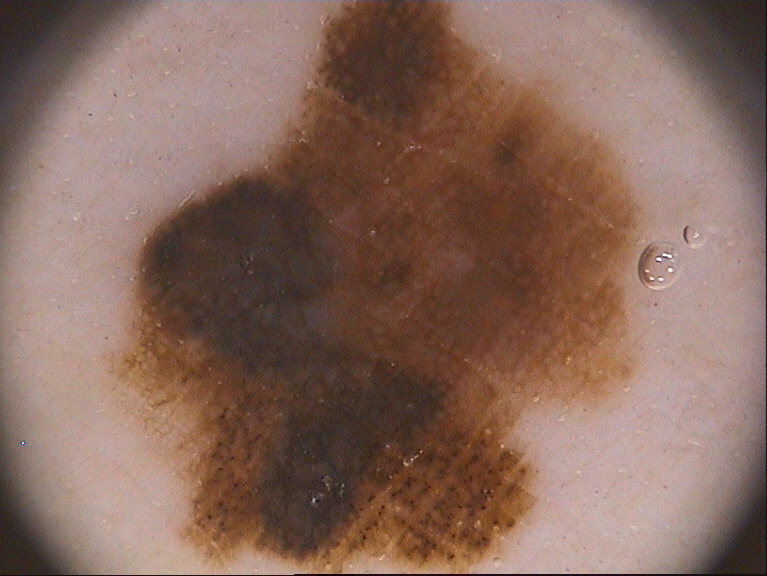
#> input picture Images/Dataset/val/Melanoma/IMD063.bmp, 767 x 576 px, found by its file name; its folder holds only this picture in this run
$ python LaBDataAumentation.py
#> lines starting #> are read from the running program, lines starting #| are printed output that depends on the picture
import numpy as np
import matplotlib.pyplot as plt
from sklearn.cluster import KMeans
from PIL import Image, ImageEnhance
import os, random, cv2
import matplotlib.pyplot as plt


#imagen = Image.open('./Data/train/images/IMD002.png')

# Ajustar el contraste (cambiar el factor según sea necesario)
factor_contraste = 1.5
#Contraste con PILL
def contrasteImg(img, contrasteFact):
    ajustador_contraste = ImageEnhance.Contrast(img)
    imagen_contrastada = ajustador_contraste.enhance(contrasteFact)
    return imagen_contrastada

def ruido(imagenMain, porcentaje):

    numPixeles=imagenMain.size[0]*imagenMain.size[1]
    img_res = imagenMain
    pixels=(numPixeles*porcentaje)//800
    if imagenMain.mode=='RGB':
        dato_minimo=(0, 0, 0)
        dato_maximo=(255, 255, 255)

    elif imagenMain.mode=='L':
        dato_minimo=0
        dato_maximo=255

    #pixeles blancos
    for x in range(pixels):

        coordenada_x=random.randrange(2, img_res.width-2)
        coordenada_y=random.randrange(2, img_res.height-2)

        img_res.putpixel((coordenada_x, coordenada_y), dato_maximo)
        img_res.putpixel((coordenada_x+1, coordenada_y), dato_maximo)
        img_res.putpixel((coordenada_x, coordenada_y+1), dato_maximo)
        img_res.putpixel((coordenada_x+1, coordenada_y+1), dato_maximo)

    #pixeles negros
    for x in range(pixels):

        coordenada_x=random.randrange(2, img_res.width-2)
        coordenada_y=random.randrange(2, img_res.height-2)

        img_res.putpixel((coordenada_x, coordenada_y), dato_minimo)
        img_res.putpixel((coordenada_x+1, coordenada_y), dato_minimo)
        img_res.putpixel((coordenada_x, coordenada_y+1), dato_minimo)
        img_res.putpixel((coordenada_x+1, coordenada_y+1), dato_minimo)
    return img_res

def dataAumentation(imagen,path,file):
    global contImag, carpeta

    aux = imagen.copy()
    plusAumentation = 1.0
    for i in range(4):
        contImag+=1
        plusAumentation+=0.5
        img2 = contrasteImg(imagen,plusAumentation)
        img2.save(path+carpeta+file[:len(file)-4]+"_"+str(contImag)+file[6:])
    for i in range(4):
        contImag+=1
        img2=ruido(imagen,i+1)
        img2.save(path+carpeta+file[:len(file)-4]+"_"+str(contImag)+file[6:])

    cv_image = np.array(aux)
    cv_image = cv_image[:,:,::-1].copy()
    #cv2.imshow("Blur",cv_image)
    for i in range(8):
        cv_image=cv2.blur(cv_image,(3,3))
        if i%2==1:
            contImag+=1
            #cv2.imshow(f"Iteracion: {i+1}",cv_image)
            cv2.imwrite(path+carpeta+file[:len(file)-4]+"_"+str(contImag)+file[6:],cv_image)

images=[]
pathIn = "C:/Users/Brandon Bravo/Desktop/RedNeuronalMelanoma/YoloClass/DataV2/Classify/val/Melanoma/"
pathOut = "C:/Users/Brandon Bravo/Desktop/RedNeuronalMelanoma/DataAumentation/val/Melanoma/"
pathAux = "C:/Users/Brandon Bravo/Desktop/RedNeuronalMelanoma/DataAumentation/val/"
carpeta="Melanoma/"
tam=len(os.listdir(pathIn))
contImage = 0
for img in os.listdir(pathIn): #Ruta del proyecto: ./Images/Dataset/train/Melanoma/
    contImage+=1
    print(str(int(contImage*(100/tam)))+"%")
    if img.endswith('.bmp'):

        contImag=0
        imagen = Image.open(pathIn+img)
#> imagen is the input picture: PIL image 767x576 RGB; mean R, G, B 134.7, 104.2, 91.7
        cv_file = cv2.imread(pathIn+img)
        inv1 = cv2.flip(cv_file,0)
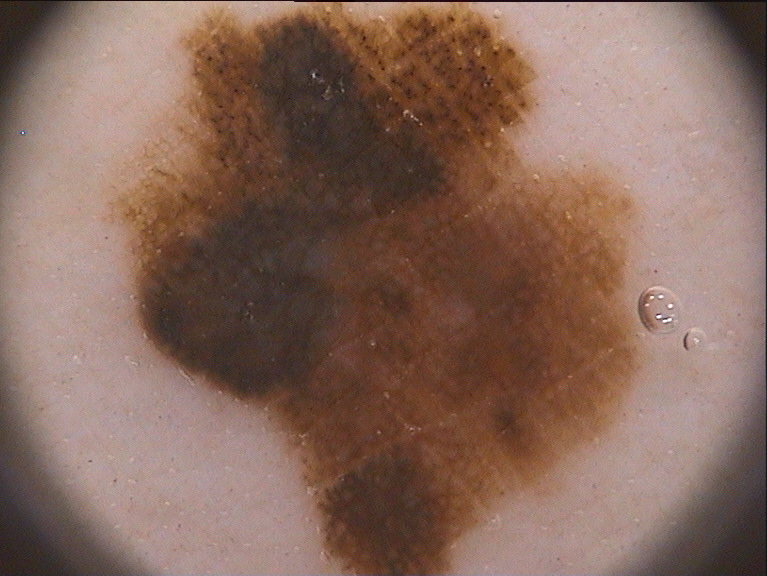
#> inv1: shape (576, 767, 3); mean B, G, R 91.7, 104.2, 134.7
        inv1 = cv2.cvtColor(inv1,cv2.COLOR_BGR2RGB)
        inv2 = cv2.flip(cv_file,1)
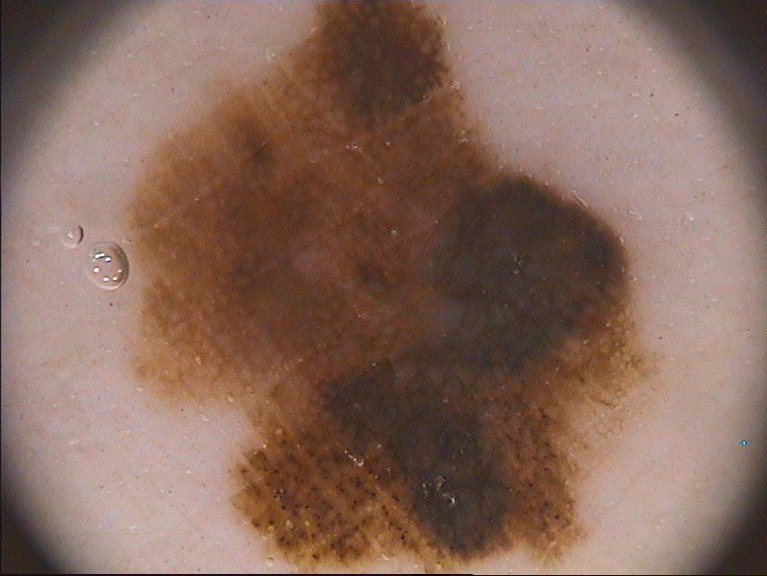
#> inv2: shape (576, 767, 3); mean B, G, R 91.7, 104.2, 134.7
        inv2 = cv2.cvtColor(inv2,cv2.COLOR_BGR2RGB)
        inv3 = cv2.flip(cv_file,-1)
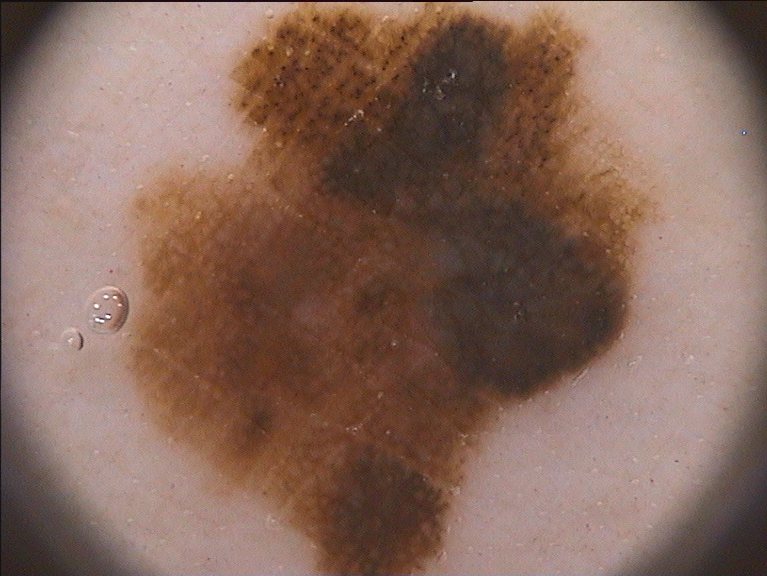
#> inv3: shape (576, 767, 3); mean B, G, R 91.7, 104.2, 134.7
        inv3 = cv2.cvtColor(inv3,cv2.COLOR_BGR2RGB)
        inv1 = Image.fromarray(inv1)
        inv2 = Image.fromarray(inv2)
        inv3 = Image.fromarray(inv3)
        images.append(imagen)
        images.append(imagen.transpose(Image.ROTATE_270))
        images.append(imagen.transpose(Image.ROTATE_90))
        images.append(inv1)
        images.append(inv2)
        images.append(inv3)
        #imagen.save("C:/Users/brandon.bravo-ext/OneDrive - Eutelsat SA/Desktop/ESCOM/NewAumentation/"+img) #Ruta de guardado en el proyecto: ./Images/Dataset/train/MelanomaAumentation/

        for i in images:
            i.save(pathOut+img[:len(img)-4]+"_"+str(contImag)+img[6:])
            dataAumentation(i,pathAux,img)
            contImag+=1
#> this loop made 6 passes
#> contImag on passes 1 to 6: 13, 26, 39, 52, 65, 78
#> pass 1, in contrasteImg, `imagen_contrastada = ajustador_contraste.enhance(contrasteFact)`:
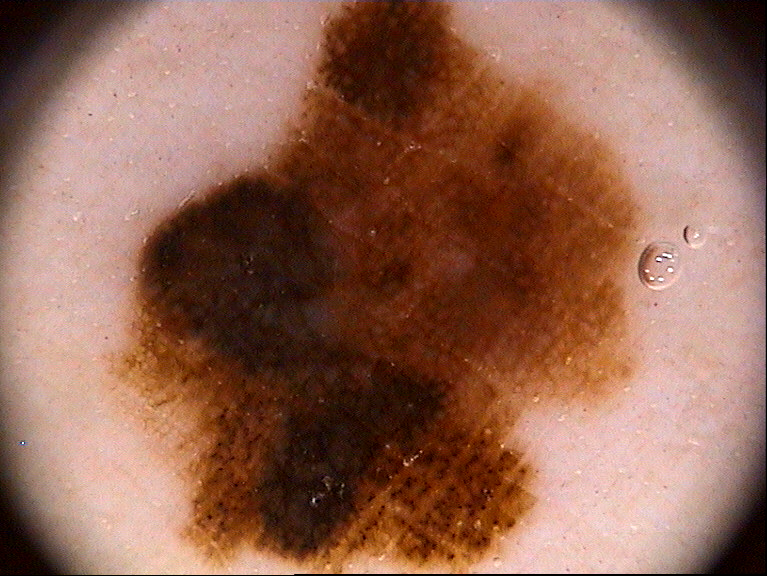
#> imagen_contrastada: PIL image 767x576 RGB; mean R, G, B 145.8, 100.3, 81.9
#> pass 1, in contrasteImg (call 2), `imagen_contrastada = ajustador_contraste.enhance(contrasteFact)`:
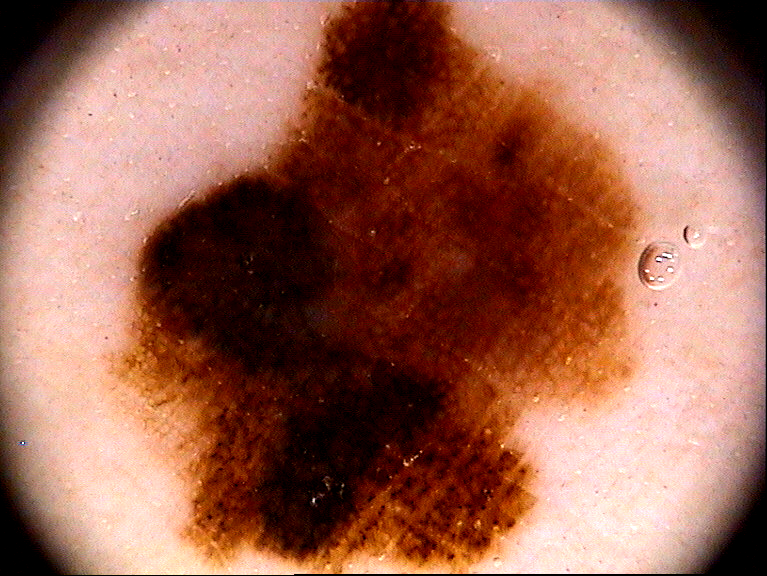
#> imagen_contrastada: PIL image 767x576 RGB; mean R, G, B 155.5, 99.1, 81.7
#> pass 1, in contrasteImg (call 3), `imagen_contrastada = ajustador_contraste.enhance(contrasteFact)`:
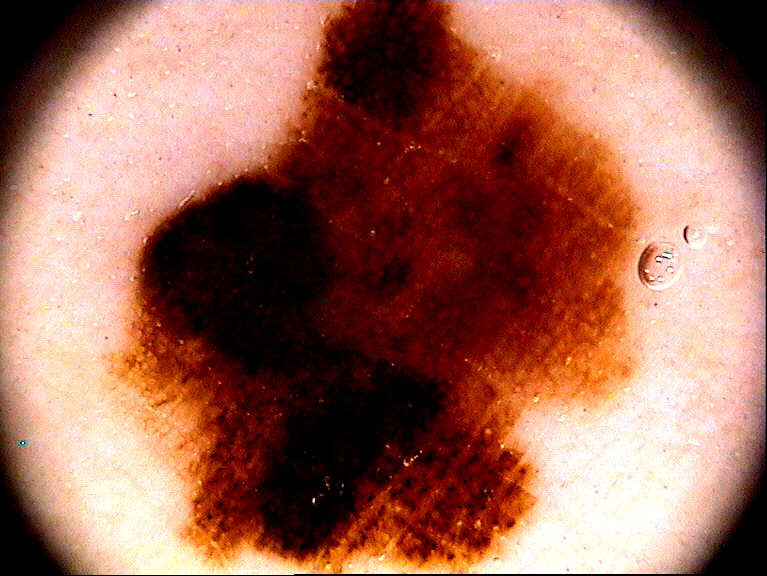
#> imagen_contrastada: PIL image 767x576 RGB; mean R, G, B 159.1, 102.7, 85.7
#> pass 1, in contrasteImg (call 4), `imagen_contrastada = ajustador_contraste.enhance(contrasteFact)`:
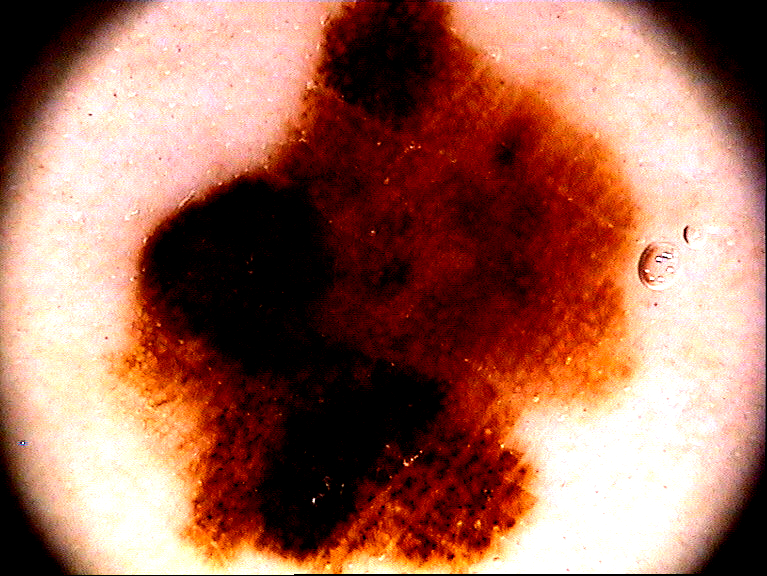
#> imagen_contrastada: PIL image 767x576 RGB; mean R, G, B 159.9, 107.4, 90.4
#> after the loop, contImag = 78
        images = []

$ run again, on Images/Dataset/val/Melanoma/IMD091.bmp
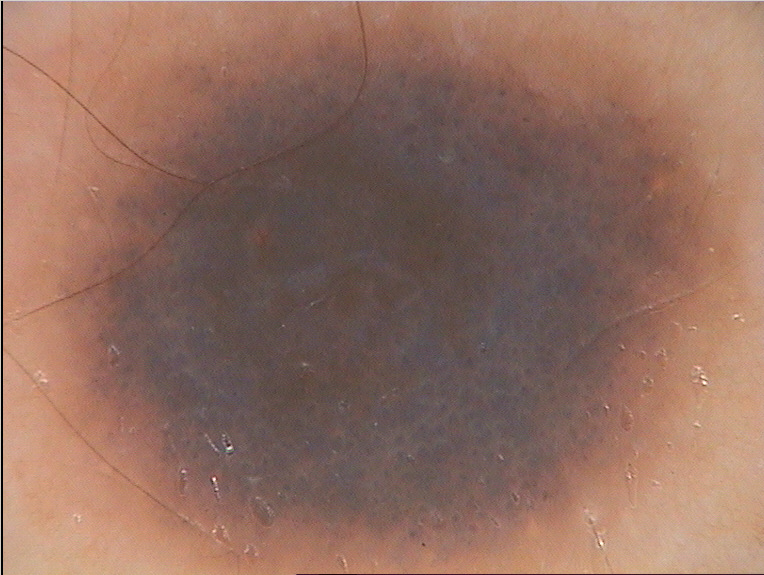
#> input picture Images/Dataset/val/Melanoma/IMD091.bmp, 764 x 575 px, found by its file name
#> imagen is the input picture: PIL image 764x575 RGB; mean R, G, B 145.3, 109.8, 96.3
#> `inv3 = cv2.flip(cv_file,-1)`:
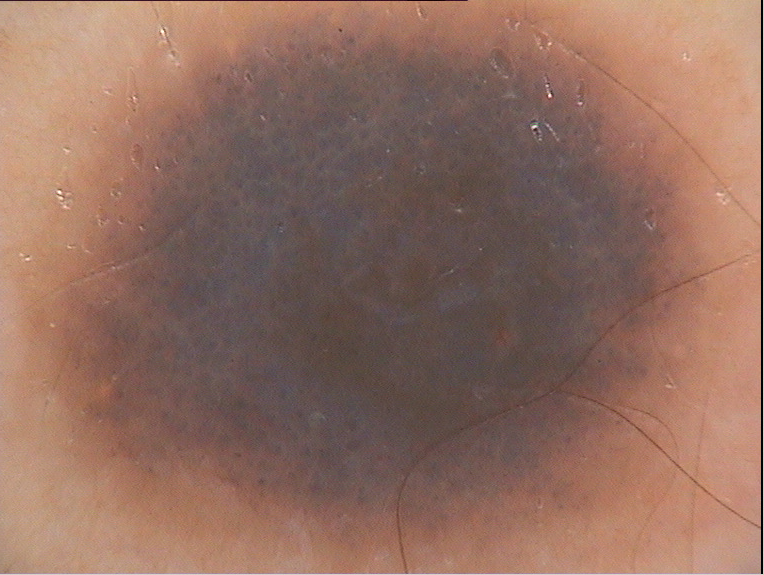
#> inv3: shape (575, 764, 3); mean B, G, R 96.3, 109.8, 145.3
#> the loop `for i in images:` made 6 passes
#> contImag on passes 1 to 6: 13, 26, 39, 52, 65, 78
#> pass 1, in contrasteImg (call 3), `imagen_contrastada = ajustador_contraste.enhance(contrasteFact)`:
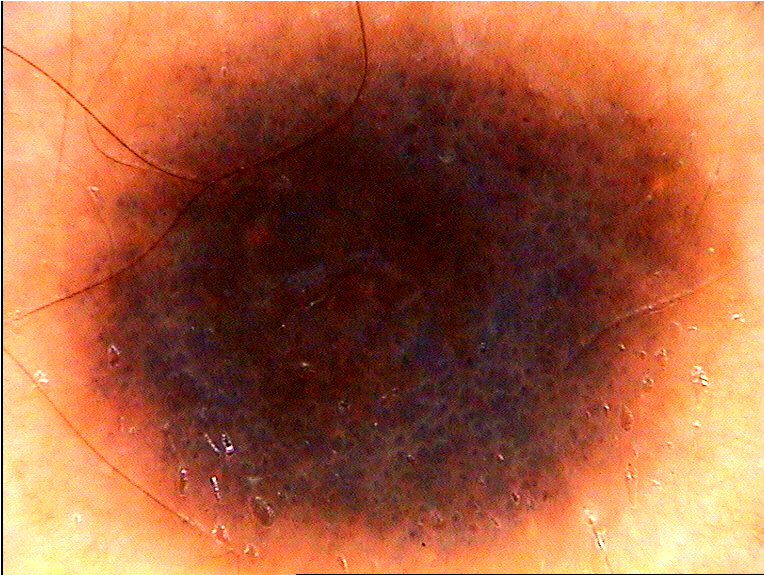
#> imagen_contrastada: PIL image 764x575 RGB; mean R, G, B 168.2, 96.1, 63.3
#> after the loop `for i in images:`: contImag = 78

$ run again, on Images/Dataset/val/Melanoma/IMD219.bmp
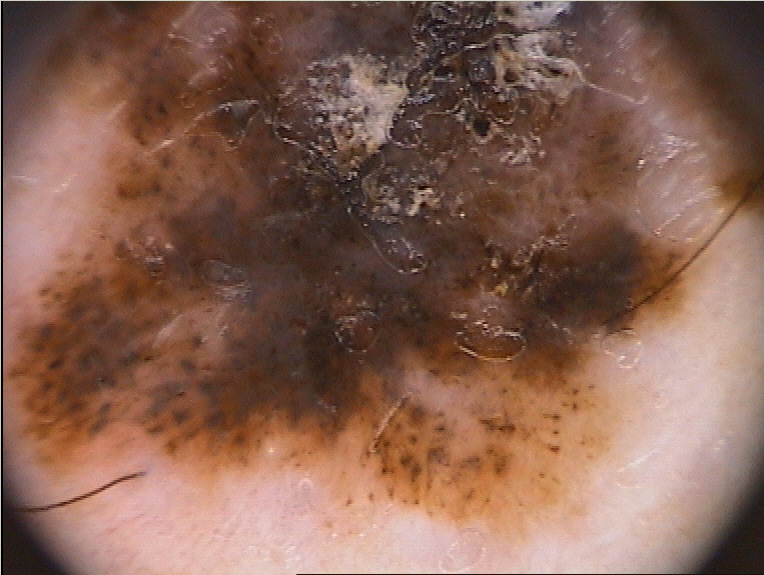
#> input picture Images/Dataset/val/Melanoma/IMD219.bmp, 764 x 575 px, found by its file name
#> imagen is the input picture: PIL image 764x575 RGB; mean R, G, B 134.6, 97.6, 82.6
#> `inv3 = cv2.flip(cv_file,-1)`:
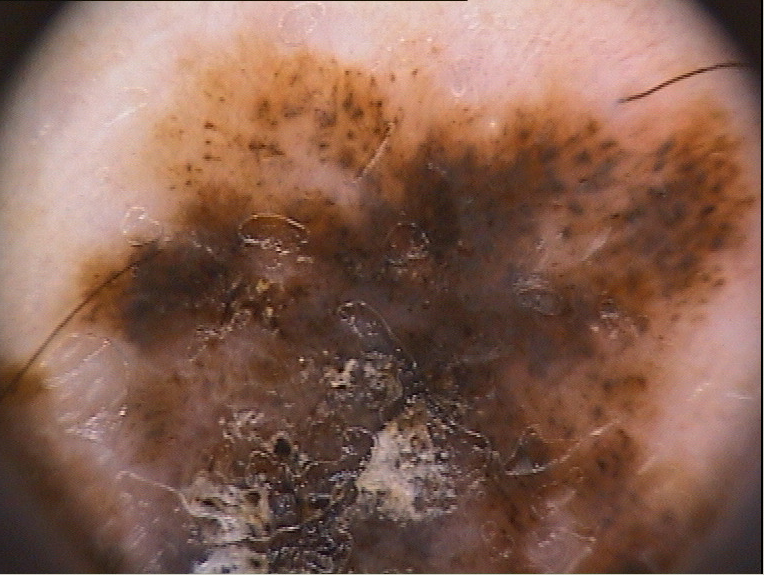
#> inv3: shape (575, 764, 3); mean B, G, R 82.6, 97.6, 134.6
#> the loop `for i in images:` made 6 passes
#> contImag on passes 1 to 6: 13, 26, 39, 52, 65, 78
#> pass 1, in contrasteImg (call 4), `imagen_contrastada = ajustador_contraste.enhance(contrasteFact)`:
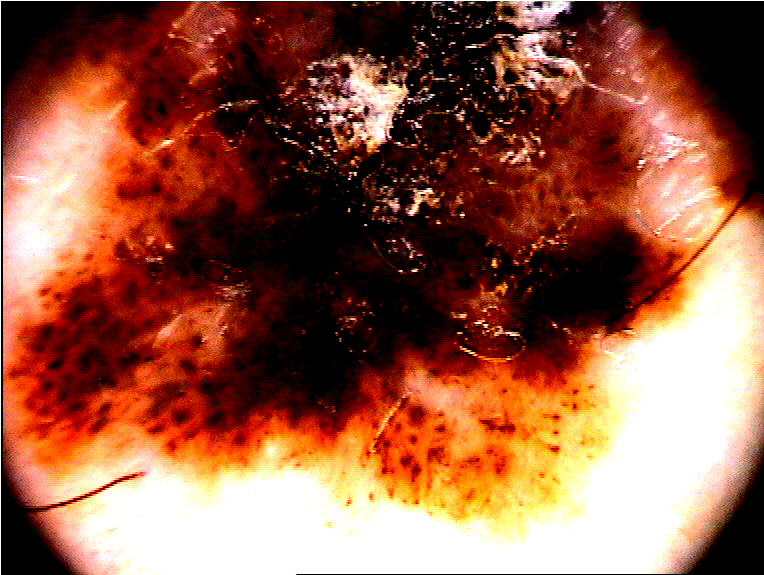
#> imagen_contrastada: PIL image 764x575 RGB; mean R, G, B 149.5, 90.2, 68.7
#> after the loop `for i in images:`: contImag = 78

$ run again, on Images/Dataset/val/Melanoma/IMD240.bmp
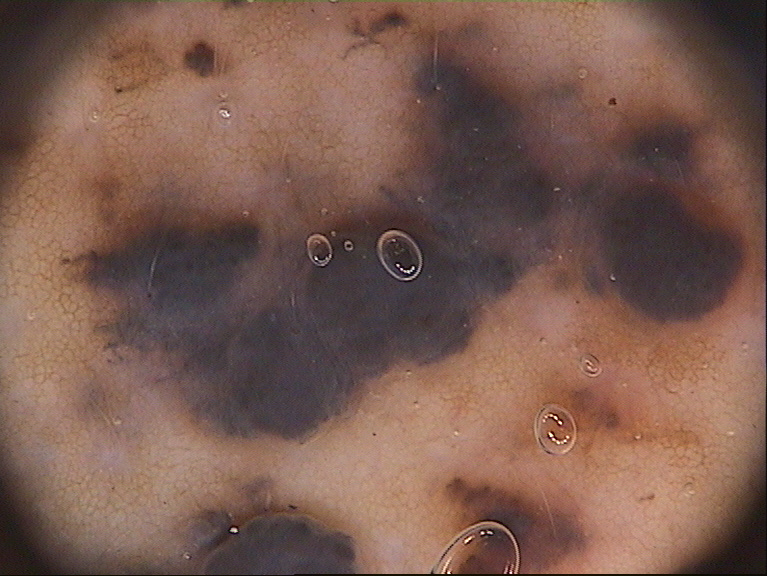
#> input picture Images/Dataset/val/Melanoma/IMD240.bmp, 767 x 576 px, found by its file name
#> imagen is the input picture: PIL image 767x576 RGB; mean R, G, B 122.8, 91.5, 80.4
#> the loop `for i in images:` made 6 passes
#> contImag on passes 1 to 6: 13, 26, 39, 52, 65, 78
#> pass 1, in contrasteImg (call 4), `imagen_contrastada = ajustador_contraste.enhance(contrasteFact)`:
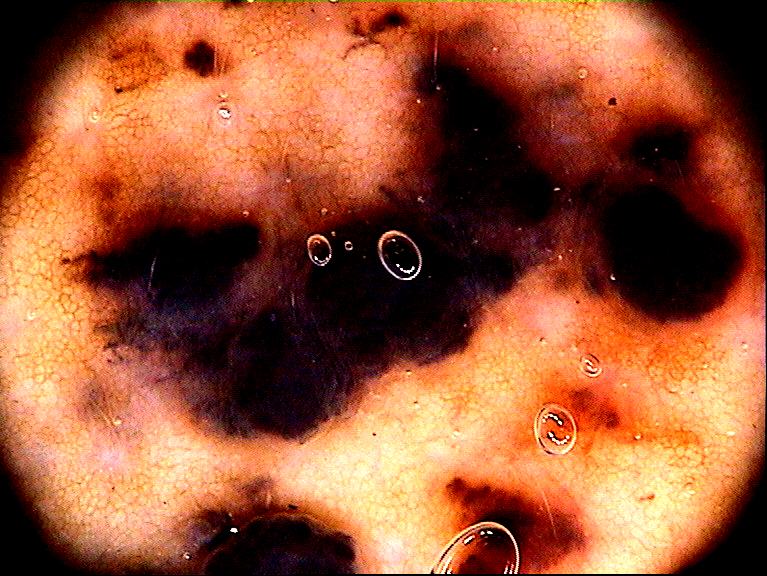
#> imagen_contrastada: PIL image 767x576 RGB; mean R, G, B 155.1, 85.8, 53.9
#> after the loop `for i in images:`: contImag = 78
